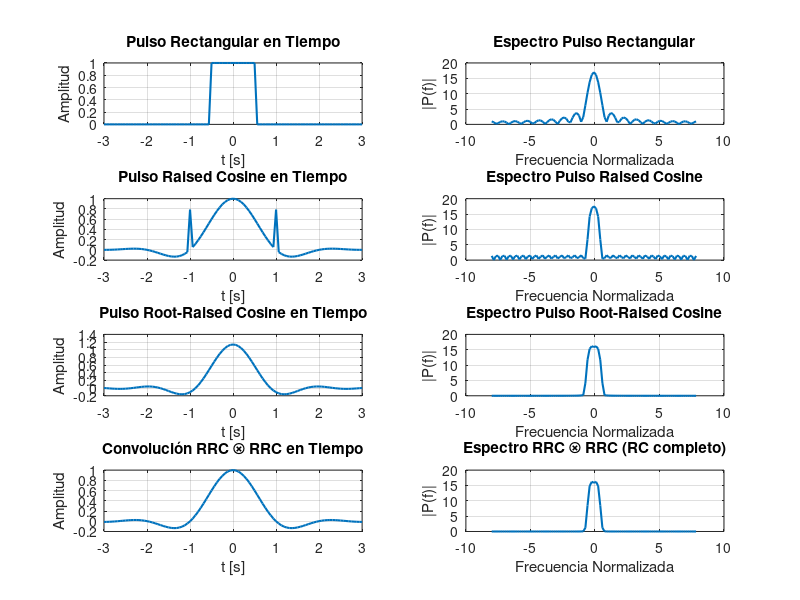

This chart was generated by the following MATLAB code:
%% Comparación: Pulso Rectangular, RC, RRC y RRC⊗RRC (Octave/MATLAB)
clc; clear; close all;

%% 1. Parámetros
Ts   = 1;         % Duración del símbolo
L    = 16;        % Muestras por símbolo
a    = 0.5;       % Factor de roll-off
span = 6;         % Número de símbolos que abarca
t    = -span/2:Ts/L:span/2; % Vector de tiempo

%% 2. Pulso Rectangular
p_rect = double(abs(t) <= Ts/2);

%% 3. Pulso Raised Cosine (RC)
p_rc = sinc(t/Ts) .* cos(pi*a*t/Ts) ./ (1 - (2*a*t/Ts).^2);
% Evitar NaN en t = ±Ts/(2*a)
idx = abs(2*a*t/Ts) == 1;
p_rc(idx) = pi/4;

%% 4. Pulso Root-Raised Cosine (RRC)
p_rrc = zeros(size(t));
for k = 1:length(t)
    if t(k) == 0
        p_rrc(k) = 1 - a + 4*a/pi;
    elseif abs(t(k)) == Ts/(4*a)
        p_rrc(k) = (a/sqrt(2)) * ((1+2/pi)*sin(pi/(4*a)) + (1-2/pi)*cos(pi/(4*a)));
    else
        p_rrc(k) = (sin(pi*t(k)*(1-a)/Ts) + 4*a*t(k)/Ts*cos(pi*t(k)*(1+a)/Ts)) / ...
                   (pi*t(k)*(1-(4*a*t(k)/Ts)^2));
    end
end

%% 5. RRC ⊗ RRC (equivalente a RC completo en cadena Tx+Rx)
p_rrc_rc = conv(p_rrc, p_rrc, 'same'); % convolución
p_rrc_rc = p_rrc_rc / max(p_rrc_rc) * max(p_rc); % normalizar amplitud

%% 6. Transformadas de Fourier (espectro)
N = length(t);
f = (-N/2:N/2-1)*(L/Ts/N);  % Frecuencia normalizada

P_rect   = abs(fftshift(fft(p_rect)));
P_rc     = abs(fftshift(fft(p_rc)));
P_rrc    = abs(fftshift(fft(p_rrc)));
P_rrc_rc = abs(fftshift(fft(p_rrc_rc)));

%% 7. Graficas
figure('Name','Comparación de Pulsos');

% Pulso Rectangular en tiempo
subplot(4,2,1)
plot(t, p_rect,'LineWidth',1.5)
title('Pulso Rectangular en Tiempo')
xlabel('t [s]'); ylabel('Amplitud')
grid on

% Espectro Pulso Rectangular
subplot(4,2,2)
plot(f, P_rect,'LineWidth',1.5)
title('Espectro Pulso Rectangular')
xlabel('Frecuencia Normalizada'); ylabel('|P(f)|')
grid on

% Pulso Raised Cosine en tiempo
subplot(4,2,3)
plot(t, p_rc,'LineWidth',1.5)
title('Pulso Raised Cosine en Tiempo')
xlabel('t [s]'); ylabel('Amplitud')
grid on

% Espectro Pulso Raised Cosine
subplot(4,2,4)
plot(f, P_rc,'LineWidth',1.5)
title('Espectro Pulso Raised Cosine')
xlabel('Frecuencia Normalizada'); ylabel('|P(f)|')
grid on

% Pulso Root-Raised Cosine en tiempo
subplot(4,2,5)
plot(t, p_rrc,'LineWidth',1.5)
title('Pulso Root-Raised Cosine en Tiempo')
xlabel('t [s]'); ylabel('Amplitud')
grid on

% Espectro Pulso Root-Raised Cosine
subplot(4,2,6)
plot(f, P_rrc,'LineWidth',1.5)
title('Espectro Pulso Root-Raised Cosine')
xlabel('Frecuencia Normalizada'); ylabel('|P(f)|')
grid on

% RRC ⊗ RRC en tiempo (equivale a RC en cadena Tx+Rx)
subplot(4,2,7)
plot(t, p_rrc_rc,'LineWidth',1.5)
title('Convolución RRC ⊗ RRC en Tiempo')
xlabel('t [s]'); ylabel('Amplitud')
grid on

% Espectro RRC ⊗ RRC
subplot(4,2,8)
plot(f, P_rrc_rc,'LineWidth',1.5)
title('Espectro RRC ⊗ RRC (RC completo)')
xlabel('Frecuencia Normalizada'); ylabel('|P(f)|')
grid on

